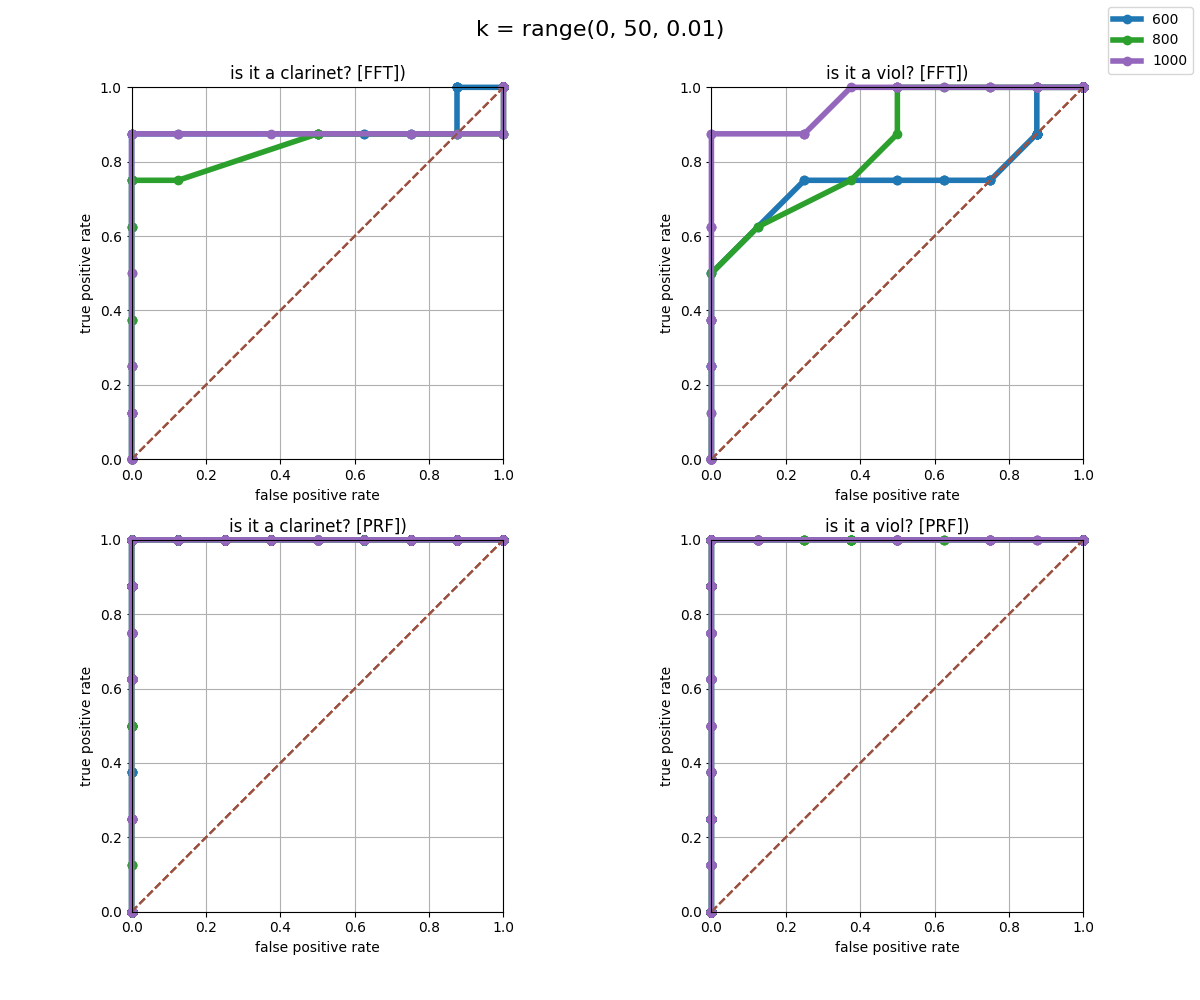

The script that saved this image:
import matplotlib.pyplot as plt
import numpy as np
from PH import Filtration
from PH.Plots import plot_filtration_pub
from config import default_filtration_params as filt_params
from config import WAV_SAMPLE_RATE
from DCE.DCE import embed
from Utilities import print_title
from TimbreDetect.helpers import crop_sig, slice_sig, get_spec, downsample_spec, plot_sig, plot_roc



fname_1 = 'datasets/time_series/clarinet/sustained/high_quality/40-clarinet-HQ.txt'
fname_2 = 'datasets/time_series/viol/40-viol.txt'

label_1 = 'clarinet'
label_2 = 'viol'

crop_length = 70000
c1 = 100000
c2 = 50000

crop_1 = (c1, c1 + crop_length)
crop_2 = (c2, c2 + crop_length)

tau = 32		# samples
m = 2

# window_length = 2000
window_length = (600, 800, 1000)
num_windows = 15
num_landmarks = 50

FT_bins = 50

filt_params.update(
	{
		'max_filtration_param': -10,
		'num_divisions': 10,
		'use_cliques': True,
	}
)

k_min = 0
k_max = 50
k_int = .01
k = np.arange(k_min, k_max, k_int)

load_saved_filts = False



def norm(f):
	if len(f.shape) == 1:
		res = len(f)
	elif len(f.shape) == 2:
		res = len(f) ** .5
	else:
		res = None
		print 'ERROR'


	dA = 2. / (res ** 2)		# normalize such that area of PRF domain is 1
	# dA = 1
	return np.sqrt(np.nansum(np.power(f, 2)) * dA)


def test_inclusion(mean, var, tests, k):
	var_norm = norm(var)
	pred = []
	for spec in tests:
		diff = np.subtract(spec, mean)
		dist = norm(diff)
		if dist < 0: print 'aaack dist < 0'
		pred.append(dist < var_norm * k)
	return pred



def get_specs(windows):
	specs = [get_spec(w) for w in windows]
	# plot_spec(specs_1[0], 'spec.png')
	specs = np.asarray([downsample_spec(s[0], s[1], FT_bins)[1] for s in specs])
	# plot_spec(specs_ds_1[0], 'spec_ds.png')
	return specs

from PH import make_movie, make_PRF_plot
import datetime

def get_prfs(windows, filt_params, window_length, num_landmarks, label='none', load_saved=False):

	fname = 'ROCs/data/{}_{}.npy'.format(label, window_length)

	if load_saved:
		return np.load(fname)

	trajs = [embed(w, tau, m) for w in windows]
	res = filt_params['num_divisions']
	filts = []

	for i, t in enumerate(trajs):
		print_title('window_length: {} \t label: {} \t window #: {}'.format(
			window_length, label, i))

		filt_params.update({'worm_length': window_length})
		filt_params.update({'ds_rate': window_length / num_landmarks})
		filt = Filtration(t, filt_params)

		fname_base = 'ROCs/samps/wl_{}__num_{}_{}__'.format(
			window_length, i, label)

		# make_movie(filt, 'ROCs/samps/wl_{}__num_{}_{}.mp4'.format(window_length, i, label))
		plot_filtration_pub(filt, 3, fname_base + 'filt.png')
		make_PRF_plot(filt, fname_base + 'PRF.png', PRF_res=res)

		filts.append(filt)

	prfs = [f.get_PRF(res) for f in filts]
	prfs = [prf[2] for prf in prfs]
	np.save(fname, prfs)
	return prfs



def pre_proc_data(samps):
	samps_train = samps[1::2]
	samps_test = samps[::2]
	mean_samp = np.mean(samps_train, axis=0)
	var_samp = np.var(samps_train, axis=0)
	return samps_train, samps_test, mean_samp, var_samp



def roc_data(mean, var, tests_true, tests_false, k_arr):
	tpr = []
	fpr = []
	for k in k_arr:
		true_pos = test_inclusion(mean, var, tests_true, k)
		false_pos = test_inclusion(mean, var, tests_false, k)
		true_pos_rate = sum(true_pos) / float(len(true_pos))
		false_pos_rate = sum(false_pos) / float(len(false_pos))
		tpr.append(true_pos_rate)
		fpr.append(false_pos_rate)

	return [fpr, tpr]



def roc_title(label, mode):
	return 'is it a {}? [{}])'.format(label, mode)


def plot_fig(data, k):
	fig = plt.figure(figsize=(12, 10))

	ax1 = fig.add_subplot(221)
	ax2 = fig.add_subplot(222)
	ax3 = fig.add_subplot(223)
	ax4 = fig.add_subplot(224)

	lines = []

	for data_wl in data:
		fft_data_1, fft_data_2, prf_data_1, prf_data_2 = data_wl

		plot_roc(ax1, fft_data_1, roc_title(label_1, 'FFT'))
		plot_roc(ax2, fft_data_2, roc_title(label_2, 'FFT'))
		plot_roc(ax3, prf_data_1, roc_title(label_1, 'PRF'))
		lines.append(plot_roc(ax4, prf_data_2, roc_title(label_2, 'PRF')))

	fig.legend(lines, labels=window_length)
	fig.suptitle('k = range({}, {}, {})'.format(*k), fontsize=16)

	fig.tight_layout(rect=[0, 0.03, 1, 0.95])

	plt.savefig('ROCs/ROCs.png')


def print_stats(mean_1, var_1, label_1, mean_2, var_2, label_2):
	print 'mean {:10}\t{:06.3f}\t\t\tmean {:10}\t{:06.3f}'.format(
		label_1, norm(mean_1), label_2, norm(mean_2))
	print 'var  {:10}\t{:06.3f}\t\t\tvar {:10}\t{:06.3f}'.format(
		label_1, norm(var_1), label_2, norm(var_2))


def print_stats_multi(spec_data, prf_data, window_length):
	for wl, d1, d2 in zip(window_length, spec_data, prf_data):
		print_title(wl)
		print_title('FFT:')
		print_stats(*d1)
		print_title('PRF:')
		print_stats(*d2)



print 'loading signal...'
sig_full_1 = np.loadtxt(fname_1)
sig_full_2 = np.loadtxt(fname_2)

print 'processing...'
sig_1 = crop_sig(sig_full_1, crop_1)
sig_2 = crop_sig(sig_full_2, crop_2)

data = []
print_data_spec = []
print_data_prf = []

if isinstance(window_length, int):
	window_length = [window_length]

for wl in window_length:

	windows_1 = slice_sig(sig_1, l=wl, n=num_windows)
	windows_2 = slice_sig(sig_2, l=wl, n=num_windows)
	
	# plot_sig(sig_1, sig_full_1, windows_1, 'ROCs/sig1.png')
	# plot_sig(sig_2, sig_full_2, windows_2, 'ROCs/sig2.png')

	specs_1 = get_specs(windows_1)
	specs_2 = get_specs(windows_2)

	prfs_1 = get_prfs(windows_1, filt_params, wl, num_landmarks, load_saved=load_saved_filts, label=label_1)
	prfs_2 = get_prfs(windows_2, filt_params, wl, num_landmarks, load_saved=load_saved_filts, label=label_2)

	specs_train_1, specs_test_1, mean_spec_1, var_spec_1 = pre_proc_data(specs_1)
	specs_train_2, specs_test_2, mean_spec_2, var_spec_2 = pre_proc_data(specs_2)

	prfs_train_1, prfs_test_1, mean_prf_1, var_prf_1 = pre_proc_data(prfs_1)
	prfs_train_2, prfs_test_2, mean_prf_2, var_prf_2 = pre_proc_data(prfs_2)


	fft_data_1 = roc_data(mean_spec_1, var_spec_1, specs_test_1, specs_test_2, k)
	fft_data_2 = roc_data(mean_spec_2, var_spec_2, specs_test_2, specs_test_1, k)

	prf_data_1 = roc_data(mean_prf_1, var_prf_1, prfs_test_1, prfs_test_2, k)
	prf_data_2 = roc_data(mean_prf_2, var_prf_2, prfs_test_2, prfs_test_1, k)


	data.append((fft_data_1, fft_data_2, prf_data_1, prf_data_2))

	print_data_spec.append((mean_spec_1, var_spec_1, label_1, mean_spec_2, var_spec_2, label_2))
	print_data_prf.append((mean_prf_1, var_prf_1, label_1, mean_prf_2, var_prf_2, label_2))



k = k_min, k_max, k_int

print 'plotting...'
plot_fig(data, k)

print_stats_multi(print_data_spec, print_data_prf, window_length)

